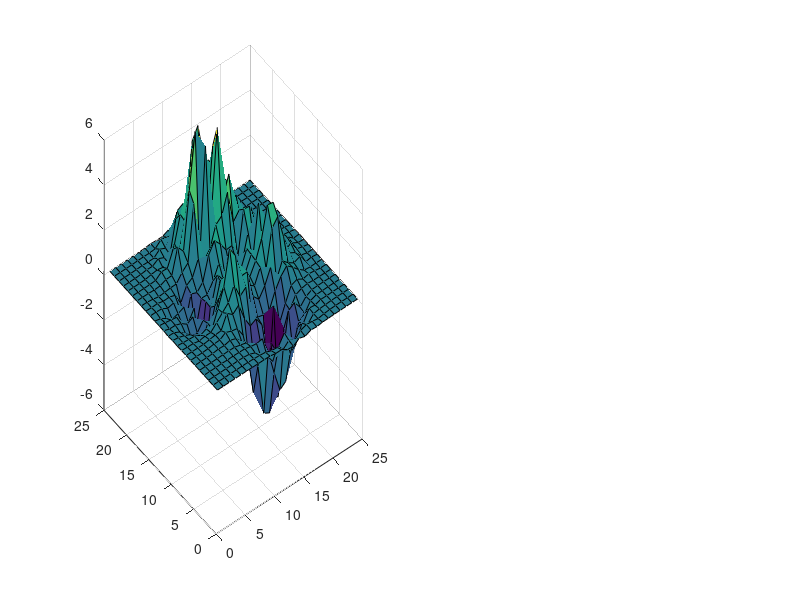

Write the MATLAB code that produced this figure. (Note: this script raises an error after producing the figure.)


clear all;
close all;

%2D example 
NOISE = 1;
RAW = peaks(25);
RAW = RAW .* (rand(25)*NOISE);
[x,y] = meshgrid(1:size(RAW,1),1:size(RAW,2));
x=x(:);y=y(:);
z = reshape(RAW,[size(RAW,1)*size(RAW,2) 1]);
subplot(1,2,1);
surf(RAW);

ti = 0:0.5:25; 
[XI,YI] = meshgrid(ti,ti);

%Matlab interpolation 
ZI = griddata(x,y,z,XI,YI,'cubic');

%RBF interpolation 
rbf=rbfcreate([x'; y'], z','RBFFunction','gaussian'); 
ZI = rbfinterp([XI(:)'; YI(:)'], rbf); 
ZI = reshape(ZI, size(XI));


subplot(1,2,2);
surf(ZI);